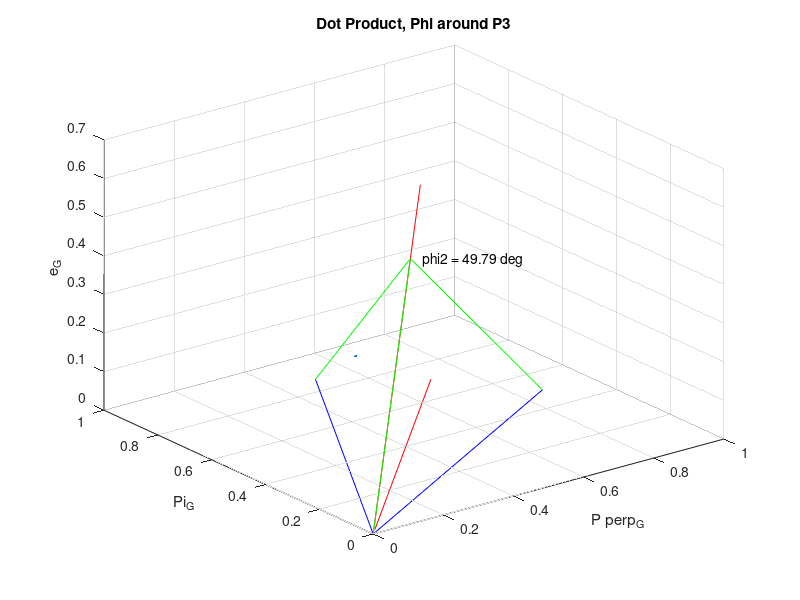
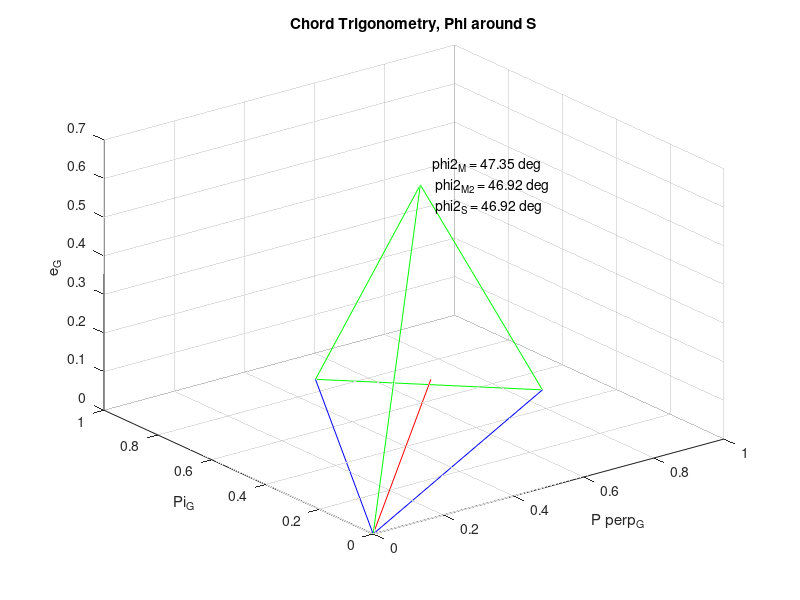

MATLAB code to generate these figures, in order: (Note: this script raises an error after producing the figures.)
% MAIN Example 
% Junette Hsin 
% Mohammad Ayoubi 

close all; 

%% Inputs 

% Non-changing parameters; should be function inputs 
inertia = [ 408     0       0; 
            0       427     0; 
            0       0       305]; 
Pi_G = [0; 1; 0];                           % Pi = unit vector of initial point in the G frame 
Pf_G = [1; 0; 0];                           % Pf = unit vector of the final point in the G frame 
S_N = [cosd(45); cosd(45); cosd(45)];       % S = unit vector of sun vector in the N frame 
S_N = S_N/norm(S_N);                        % normalizing sun vector 
% G_DCM_N = angle2dcm(1, 1, 1);         % DCM from the N to the G frame 
G_DCM_N = eye(3);                           % DCM from the N to the G frame 
N_DCM_G = G_DCM_N';                         % G to N frame 
S_G = G_DCM_N*S_N;                          % Sun vector in G frame 
ep = pi/12;                                 % payload half-cone angle. pi/12 rad = 15 deg  
aMax = 1;                                  % Maximum acceleration, rad/s^2
wMax = 1;                                  % Maximum angular velocity, rad/s

%% Calculate slew angles 

% Calculate normal vector of slew plane 
e_G = cross(Pf_G, Pi_G) / norm(cross(Pf_G, Pi_G));  % eigenaxis of PiPf plane, in G frame 
Pperp_G = cross(Pi_G, e_G);              % perpendicular vector to e and Pi, slew plane, G frame 
P_DCM_G = [Pi_G'; Pperp_G'; e_G'];     % DCM from G frame to P (slew plane) frame 
G_DCM_P = P_DCM_G';                         % P to G frame 

% Check angular separation between sun vector S and slew plane 
alpha = pi/2 - acos(dot(S_G, e_G));         % coming out to 0 - check
% alpha = pi/4; 

%%%%%%
% IF angular separation is less than payload half-cone angle --> find phi2
% and phi3. Otherwise, slew is just phi1. 
%%%%%%

% unit_S = S_G/norm(S_G); 
S_PiPf_G = -cross(cross(S_G, e_G), e_G);    % sun projection vector G frame
S_PiPf_G = S_PiPf_G/norm(S_PiPf_G);         % sun projection --> unit vector 

% First slew around eigenaxis
phi1 = acos(dot(Pi_G, S_PiPf_G)) - ep;      % dot product of unit vectors 
if phi1 > pi/2 
    phi1_rem = phi1 - pi/2; 
end 

% Find P1 vector 
P1_P = [cos(phi1); sin(phi1); 0];           % P1 in P frame 
P1_G = G_DCM_P*P1_P;                        % P1 in G frame 

% Find P2 vector 
phiS = acos(dot(S_PiPf_G, Pi_G));           % angle btwn sun projection and Pi 
phiP2 = phiS + ep;                          % angle btwn P2 and Pi 
P2_P = [cos(phiP2); sin(phiP2); 0];         % P2 in P frame 
P2_G = G_DCM_P*P2_P;                        % P2 in G frame 

% Slew around sun vector via phi2 
if alpha == 0
    phi2 = pi; 
else 
    % Not sure how to get the one below: 
    theta = acos(dot(P1_G, S_G)); 
    phi2_M = 2*asin(sin(ep/2)/sin(theta/2)); 
    phi2_M2 = 2*asin(sin(ep)/(2*sin(theta/2)));     % REVISED FORMULA 

    % Junette's derived: 
    theta = acos(dot(S_G, P1_G));           % angle btwn sun and P1 vectors 
    P3_G = S_G*norm(P1_G)*cos(theta);       % P3 vector in G frame (S and P1 already unit vectors)
    P3P1_G = P1_G - P3_G;                   % vector from P3 to P1 
    P3P2_G = P2_G - P3_G;                   % vector from P3 to P2 
    phi2_P3 = acos(dot(P3P1_G/norm(P3P1_G), P3P2_G/norm(P3P2_G)));       % slew around sun vector 

    SP1_G = P1_G - S_G; 
    SP2_G = P2_G - S_G; 
    phi2_S = acos(dot(SP1_G/norm(SP1_G), SP2_G/norm(SP2_G))); 
end 

%% optional plotting routine to check things 

close all; 

plot_option = 1; 
if plot_option == 1
    figure()
        plot3([0 P1_G(1)], [0 P1_G(2)], [0 P1_G(3)], 'b'); 
        grid on; hold on
        plot(theta,sin(theta)./theta,'LineWidth',3) 
        plot3([0 P2_G(1)], [0 P2_G(2)], [0 P2_G(3)], 'b'); 
        plot3([0 S_G(1)], [0 S_G(2)], [0 S_G(3)], 'r'); 
        plot3([0 S_PiPf_G(1)], [0 S_PiPf_G(2)], [0 S_PiPf_G(3)], 'r'); 
        plot3([0 P3_G(1)], [0 P3_G(2)], [0 P3_G(3)], 'g'); 
        plot3([P3_G(1) P1_G(1)], [P3_G(2) P1_G(2)], [P3_G(3) P1_G(3)], 'g'); 
        plot3([P3_G(1) P2_G(1)], [P3_G(2) P2_G(2)], [P3_G(3) P2_G(3)], 'g'); 
        text(P3_G(1), P3_G(2), P3_G(3), ... 
            sprintf('    phi2 = %0.2f deg', phi2_P3*180/pi))
        title('Dot Product, Phi around P3') 
        xlabel('P perp_G') 
        ylabel('Pi_G')
        zlabel('e_G') 
        
    figure()
        plot3([0 P1_G(1)], [0 P1_G(2)], [0 P1_G(3)], 'b'); 
        grid on; hold on; 
        plot3([0 P2_G(1)], [0 P2_G(2)], [0 P2_G(3)], 'b'); 
        plot3([0 S_G(1)], [0 S_G(2)], [0 S_G(3)], 'g'); 
        plot3([0 S_PiPf_G(1)], [0 S_PiPf_G(2)], [0 S_PiPf_G(3)], 'r'); 
        plot3([S_G(1) P1_G(1)], [S_G(2) P1_G(2)], [S_G(3) P1_G(3)], 'g'); 
        plot3([S_G(1) P2_G(1)], [S_G(2) P2_G(2)], [S_G(3) P2_G(3)], 'g');
        plot3([P1_G(1) P2_G(1)], [P1_G(2) P2_G(2)], [P1_G(3) P2_G(3)], 'g');  
        text(S_G(1), S_G(2), S_G(3), ... 
            sprintf('    phi2_M = %0.2f deg \n     phi2_{M2} = %0.2f deg \n     phi2_S = %0.2f deg', ... 
            phi2_M*180/pi, phi2_M2*180/pi, phi2_S*180/pi))
        title('Chord Trigonometry, Phi around S') 
        xlabel('P perp_G') 
        ylabel('Pi_G')
        zlabel('e_G') 
end 

%%

% Slew around eigenvector via phi3 
% What if Pi and Pf overlap with P2 and P2? Need to ask Mohammad this ... 
phi3 = acos(dot(Pf_G, P2_G)); 
if phi3 > pi/2 
    phi3_rem = phi3 - pi/2; 
end 

%% Determine Phi 1 slew times

w0 = 0; 
t0 = 0; 
wf = 0; 

t1 = t0 + (wMax-w0)/aMax; 

% Mohammad's equation 
t2 = t1 - (1/wMax) * ... 
    ( phi1 - w0*(t1 - t0) - 0.5*aMax*(t1 - t0)^2 ... 
    - wMax*(wMax - wf)/aMax + (wMax - wf)^2/(2*aMax) );  

% % Phi1 times 
% t1_Phi1 = wMax/aMax; 
% t2_Phi1 = Phi1/wMax; 
% t3_Phi1 = t1_Phi1 + t2_Phi1; 

t3 = t2 - (wf - wMax)/aMax; 


%% Solve for attitue determination - first slew 
        
% t0 --> t1 
tEnd = t1 - t0; 
w_in = [    0;    0;      0]; 
q_in = [    0;      0;      0;      1]; 
a = [ aMax;  0;  0];  
torque = inertia*a; 

[t1_phi1, y1_phi1] = ode45(@(t,Z) gyrostat_cont(inertia, torque, Z), [0, tEnd], [w_in; q_in]);

% t1 --> t2 
tEnd = t2 - t1; 
w_in = y1_phi1(end, 1:3)'; 
q_in = y1_phi1(end, 4:7)'; 
a = [0; 0; 0]; 
torque = inertia*a; 

[t2_phi1, y2_phi2] = ode45(@(t,Z) gyrostat_cont(inertia, torque, Z), [0, tEnd], [w_in; q_in]); 

% t2 --> t3 
tEnd = t3 - t2; 
w_in = y2_phi2(end, 1:3)'; 
q_in = y2_phi2(end, 4:7)'; 
a = [ -aMax; 0; 0]; 
torque = inertia*a; 

[t3_phi1, y3_phi3] = ode45(@(t, Z) gyrostat_cont(inertia, torque, Z), [0, tEnd], [w_in; q_in]); 

y_phi1 = [y1_phi1; y2_phi2(2:end, :); y3_phi3(2:end, :)]; 
t_phi1 = [t1_phi1; t1_phi1(end)+t2_phi1(2:end); t1_phi1(end)+t2_phi1(end)+t3_phi1(2:end)]; 

%% Plot phi1

w = y_phi1(:, 1:3); 
q = y_phi1(:, 4:7); 
% ylimits = get_ylimits(q); 
% ylimits = get_ylimits(w); 

% Plot 
figure()
    plot(t_phi1, w) 
%     ylim(ylimits)
    legend('w1', 'w2', 'w3'); 
    ylabel('w (rad/s)') 
    xlabel('time (s)') 
    title('Angular Velocity') 

figure()
    plot(t_phi1, q)
    legend('q1', 'q2', 'q3', 'q4'); 
%     ylim(ylimits)
    ylabel('quats') 
    xlabel('time (s)') 
    title('Quaternion') 
    
%% Determine Phi 2 slew times 

% idk 
t1_phi2 = 10; 
t2_phi2 = 10; 
    
%% Solve for attitude determination - second slew 

a = aMax*S_G; 
torque = inertia*a; 
w_in = [    0;    0;      0]; 
q_in = [    0;      0;      0;      1]; 

[t1_phi2, y1_phi2] = ode45(@(t,Z) gyrostat_cont(inertia, torque, Z), [0, t1_phi2], [w_in; q_in]);

w_in = y1_phi2(end, 1:3)'; 
q_in = y1_phi2(end, 4:7)'; 
a = aMax*-S_G; 
torque = inertia*a; 

[t2_phi2, y2_phi2] = ode45(@(t,Z) gyrostat_cont(inertia, torque, Z), [0, t2_phi2], [w_in; q_in]);

y_phi2 = [y1_phi2; y2_phi2(2:end, :)]; 
t_phi2 = [t1_phi2; t1_phi2(end) + t2_phi2(2:end)]; 

%% Plot phi2

w = y_phi2(:, 1:3); 
q = y_phi2(:, 4:7); 

figure()
    plot(t_phi2, w)
%     ylim(ylimits)
    legend('w1', 'w2', 'w3'); 
    ylabel('w (rad/s)') 
    xlabel('time (s)') 
    title('Angular Velocity') 

figure()
    plot(t_phi2, q)
    legend('q1', 'q2', 'q3', 'q4'); 
%     ylim(ylimits)
    ylabel('quats') 
    xlabel('time (s)') 
    title('Quaternion') 
    

%% 
% 
% function ylimits = get_ylimits(data) 
% % Set y limits of axis 
% 
% rng = range(data(:)); 
% midp = min(data(:)) + rng/2; 
% ylimits = [ midp - 1.2*rng/2, midp + 1.2*rng/2 ]; 
% 
% end 